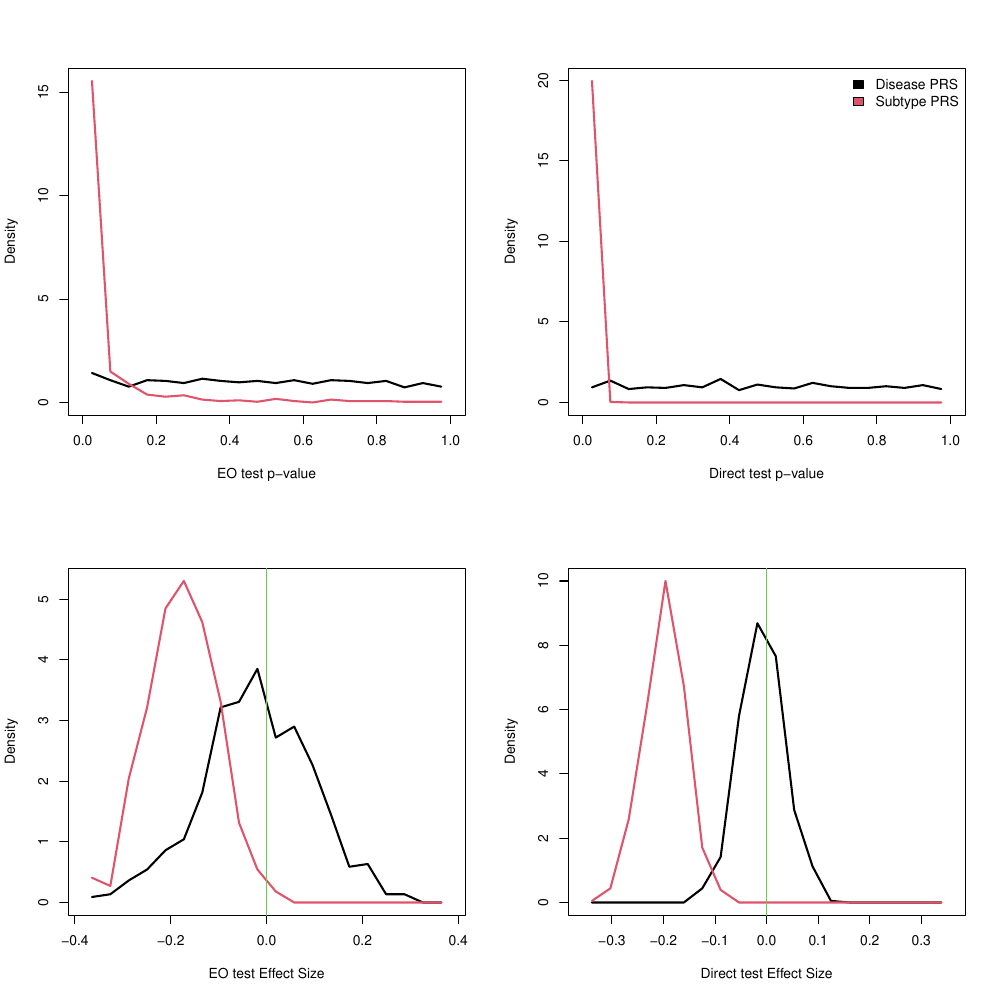

Generate this figure with R:
rm( list=ls() )

if( file.exists( 'ExtendedDataFigure4.Rdata' ) ){
  load( 'ExtendedDataFigure4.Rdata' )
} else {
  niter <- 1e3
  N <- 1e4
  M <- 1e2
  prev <- .3
  h2   <- .3
  
  EOtest  <- array( NA, dim=c(4,4,niter) )
  Dirtest <- array( NA, dim=c(3,4,niter) )
  EOtest_oracle  <- array( NA, dim=c(4,4,niter) )
  Dirtest_oracle <- array( NA, dim=c(4,4,niter) )
}


for( it in 1:niter ){
  if( any( !is.na( Dirtest_oracle[,,it] ) ) ) next
  
  # simulate two subtype liabilities
  G <- matrix(rnorm(N*M),N,M)
  B <- matrix(rnorm(M*2),M,2) * sqrt(h2/M)
  Y <- G %*% B + matrix(rnorm(N*2),N,2) * sqrt(1-h2)
  
  # define disease as people exceeding either liability limit
  maxLiabs <- apply( Y, 1, max )
  cc <- as.numeric( maxLiabs > quantile(maxLiabs,1-prev) )
  
  # run GWAS on training data
  gwas <- sapply( 1:M, function(j) summary( glm( cc ~ G[,j], subset=1:(N/2), family='binomial' ) )$coef[2,] )
  
  # build PRS on test data
  PS <- G[1:(N/2)+N/2,           ] %*% gwas[1,]
  PSe<- G[1:(N/2)+N/2,1:(M/2)    ] %*% gwas[1,1:(M/2)    ]
  PSo<- G[1:(N/2)+N/2,1:(M/2)+M/2] %*% gwas[1,1:(M/2)+M/2]
  
  cctst <- cc[1:(N/2)+N/2]
  EOtest [,,it] <- summary( glm( cctst ~ PSe * PSo   , family='binomial' ) )$coef
  Dirtest[,,it] <- summary( glm( cctst ~ PS + I(PS^2), family='binomial' ) )$coef
  
  #### now repeat, using subtypes
  # run GWAS on training data
  cc1  <- as.numeric( Y[,1] > quantile(maxLiabs,1-prev) )
  cc2  <- as.numeric( Y[,2] > quantile(maxLiabs,1-prev) )
  gwas1 <- sapply( 1:M, function(j) summary( glm( cc1 ~ G[,j], subset=1:(N/2), family='binomial' ) )$coef[2,] )
  gwas2 <- sapply( 1:M, function(j) summary( glm( cc2 ~ G[,j], subset=1:(N/2), family='binomial' ) )$coef[2,] )
  
  # build PRS on test data
  PS1 <- G[1:(N/2)+N/2,           ] %*% gwas1[1,]
  PS2 <- G[1:(N/2)+N/2,           ] %*% gwas2[1,]
  PSe1<- G[1:(N/2)+N/2,1:(M/2)    ] %*% gwas1[1,1:(M/2)    ]
  PSo2<- G[1:(N/2)+N/2,1:(M/2)+M/2] %*% gwas2[1,1:(M/2)+M/2]
  
  EOtest_oracle [,,it] <- summary( glm( cctst ~ PSe1 * PSo2   , family='binomial' ) )$coef
  Dirtest_oracle[,,it] <- summary( glm( cctst ~ PS1 * PS2, family='binomial' ) )$coef
  
  myhist <- function( x1, x2, xlab, breaks ){
    if( missing( breaks ) ){
      xlim <- c(-1,1)*max(abs(c(x1,x2)),na.rm=T)
      breaks <- seq( xlim[1], xlim[2], length=21 )
    } else {
      xlim <- range( breaks )
    }
    y1 <- hist( x1, breaks=breaks, plot=F )
    y2 <- hist( x2, breaks=breaks, plot=F )
    plot( xlim, range( c( y1$density, y2$density ) ), type='n', xlab=xlab, main='', ylab='Density' )
    lines( y1$mids, y1$density, lwd=2, col=1 )
    lines( y2$mids, y2$density, lwd=2, col=2 )
  }
  
  pdf( 'ExtendedDataFigure4.pdf', w=10, h=10 )
  par( mfrow=c(2,2) )
  myhist( EOtest [4,4,], EOtest_oracle [4,4,], seq( 0, 1, len=21 ), xlab='EO test p-value' )
  myhist( Dirtest[3,4,], Dirtest_oracle[4,4,], seq( 0, 1, len=21 ), xlab='Direct test p-value' )
  legend( 'topright', fill=1:2, leg=c( 'Disease PRS', 'Subtype PRS' ), bty='n' )
  myhist( EOtest [4,1,], EOtest_oracle [4,1,], xlab='EO test Effect Size' ); abline( v=0, col=3 )
  myhist( Dirtest[3,1,], Dirtest_oracle[4,1,], xlab='Direct test Effect Size' );  abline( v=0, col=3 )
  dev.off()
  
  save.image( file='ExtendedDataFigure4.Rdata' )
}